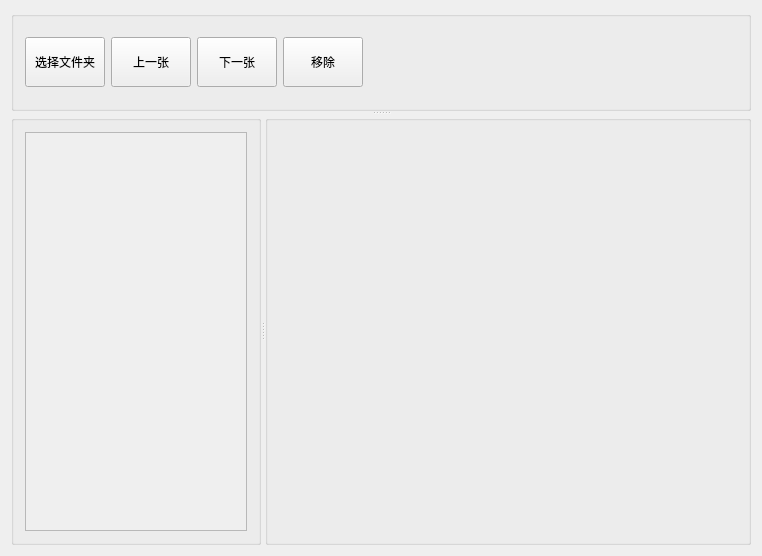
<?xml version="1.0" encoding="UTF-8"?>
<ui version="4.0">
 <class>ImageViewerClass</class>
 <widget class="QWidget" name="ImageViewerClass">
  <property name="geometry">
   <rect>
    <x>0</x>
    <y>0</y>
    <width>762</width>
    <height>556</height>
   </rect>
  </property>
  <property name="windowTitle">
   <string>ImageViewer</string>
  </property>
  <layout class="QVBoxLayout" name="verticalLayout">
   <item>
    <widget class="QSplitter" name="splitter1">
     <property name="orientation">
      <enum>Qt::Orientation::Vertical</enum>
     </property>
     <widget class="QGroupBox" name="workSpace">
      <property name="minimumSize">
       <size>
        <width>0</width>
        <height>50</height>
       </size>
      </property>
      <property name="maximumSize">
       <size>
        <width>16777215</width>
        <height>100</height>
       </size>
      </property>
      <property name="title">
       <string/>
      </property>
      <layout class="QVBoxLayout" name="verticalLayout_2">
       <item>
        <layout class="QHBoxLayout" name="horizontalLayout">
         <item>
          <widget class="QPushButton" name="selecFolder">
           <property name="sizePolicy">
            <sizepolicy hsizetype="Minimum" vsizetype="Expanding">
             <horstretch>0</horstretch>
             <verstretch>0</verstretch>
            </sizepolicy>
           </property>
           <property name="minimumSize">
            <size>
             <width>0</width>
             <height>10</height>
            </size>
           </property>
           <property name="maximumSize">
            <size>
             <width>16777215</width>
             <height>50</height>
            </size>
           </property>
           <property name="text">
            <string>选择文件夹</string>
           </property>
          </widget>
         </item>
         <item>
          <widget class="QPushButton" name="btnLast">
           <property name="sizePolicy">
            <sizepolicy hsizetype="Minimum" vsizetype="Expanding">
             <horstretch>0</horstretch>
             <verstretch>0</verstretch>
            </sizepolicy>
           </property>
           <property name="minimumSize">
            <size>
             <width>0</width>
             <height>10</height>
            </size>
           </property>
           <property name="maximumSize">
            <size>
             <width>16777215</width>
             <height>50</height>
            </size>
           </property>
           <property name="text">
            <string>上一张</string>
           </property>
          </widget>
         </item>
         <item>
          <widget class="QPushButton" name="btnNext">
           <property name="sizePolicy">
            <sizepolicy hsizetype="Minimum" vsizetype="Expanding">
             <horstretch>0</horstretch>
             <verstretch>0</verstretch>
            </sizepolicy>
           </property>
           <property name="minimumSize">
            <size>
             <width>0</width>
             <height>10</height>
            </size>
           </property>
           <property name="maximumSize">
            <size>
             <width>16777215</width>
             <height>50</height>
            </size>
           </property>
           <property name="text">
            <string>下一张</string>
           </property>
          </widget>
         </item>
         <item>
          <widget class="QPushButton" name="btnRemove">
           <property name="sizePolicy">
            <sizepolicy hsizetype="Minimum" vsizetype="Expanding">
             <horstretch>0</horstretch>
             <verstretch>0</verstretch>
            </sizepolicy>
           </property>
           <property name="minimumSize">
            <size>
             <width>0</width>
             <height>10</height>
            </size>
           </property>
           <property name="maximumSize">
            <size>
             <width>16777215</width>
             <height>50</height>
            </size>
           </property>
           <property name="text">
            <string>移除</string>
           </property>
          </widget>
         </item>
         <item>
          <spacer name="horizontalSpacer">
           <property name="orientation">
            <enum>Qt::Orientation::Horizontal</enum>
           </property>
           <property name="sizeHint" stdset="0">
            <size>
             <width>40</width>
             <height>20</height>
            </size>
           </property>
          </spacer>
         </item>
        </layout>
       </item>
      </layout>
     </widget>
     <widget class="QSplitter" name="splitter2">
      <property name="orientation">
       <enum>Qt::Orientation::Horizontal</enum>
      </property>
      <widget class="QGroupBox" name="select">
       <property name="minimumSize">
        <size>
         <width>100</width>
         <height>0</height>
        </size>
       </property>
       <property name="maximumSize">
        <size>
         <width>250</width>
         <height>16777215</height>
        </size>
       </property>
       <property name="title">
        <string/>
       </property>
       <layout class="QVBoxLayout" name="verticalLayout_3">
        <item>
         <widget class="QScrollArea" name="scrollArea">
          <property name="sizePolicy">
           <sizepolicy hsizetype="Expanding" vsizetype="Expanding">
            <horstretch>0</horstretch>
            <verstretch>0</verstretch>
           </sizepolicy>
          </property>
          <property name="widgetResizable">
           <bool>true</bool>
          </property>
          <property name="alignment">
           <set>Qt::AlignmentFlag::AlignLeading|Qt::AlignmentFlag::AlignLeft|Qt::AlignmentFlag::AlignTop</set>
          </property>
          <widget class="QWidget" name="scrollAreaWidgetContents">
           <property name="geometry">
            <rect>
             <x>0</x>
             <y>0</y>
             <width>224</width>
             <height>405</height>
            </rect>
           </property>
           <property name="sizePolicy">
            <sizepolicy hsizetype="Preferred" vsizetype="Expanding">
             <horstretch>0</horstretch>
             <verstretch>0</verstretch>
            </sizepolicy>
           </property>
           <layout class="QGridLayout" name="gridLayout">
            <property name="topMargin">
             <number>0</number>
            </property>
            <property name="horizontalSpacing">
             <number>5</number>
            </property>
           </layout>
          </widget>
         </widget>
        </item>
       </layout>
      </widget>
      <widget class="QGroupBox" name="showArea">
       <property name="title">
        <string/>
       </property>
       <layout class="QVBoxLayout" name="verticalLayout_4"/>
      </widget>
     </widget>
    </widget>
   </item>
  </layout>
 </widget>
 <layoutdefault spacing="6" margin="11"/>
 <resources/>
 <connections/>
</ui>
